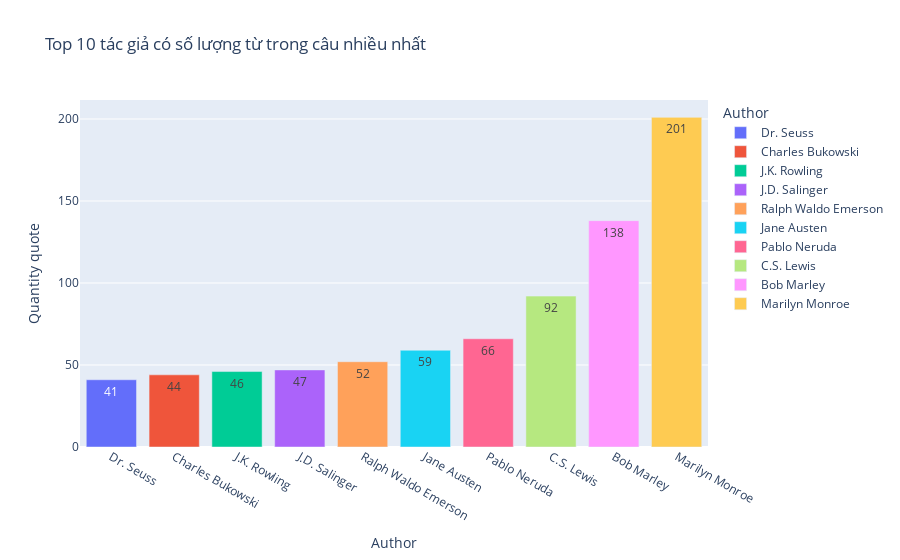

Notebook code cell kept with this figure:
### Code cell
px.bar(
    quotes.tail(10),
    x= 'Author',
    y= 'Quantity quote',
    text_auto='.s',
    color='Author',
    title = 'Top 10 tác giả có số lượng từ trong câu nhiều nhất'
)

### Figure 1 — Plotly figure (JSON) as saved in the notebook; plotly's stock layout.template omitted (floating-point values rounded to 4 significant figures)
{"data": [{"alignmentgroup": "True", "hovertemplate": "Author=%{x}<br>Quantity quote=%{y}<extra></extra>", "legendgroup": "Dr. Seuss", "marker": {"color": "#636efa", "pattern": {"shape": ""}}, "name": "Dr. Seuss", "offsetgroup": "Dr. Seuss", "orientation": "v", "showlegend": true, "textposition": "auto", "texttemplate": "%{y:.s}", "type": "bar", "x": ["Dr. Seuss"], "xaxis": "x", "y": [41], "yaxis": "y"}, {"alignmentgroup": "True", "hovertemplate": "Author=%{x}<br>Quantity quote=%{y}<extra></extra>", "legendgroup": "Charles Bukowski", "marker": {"color": "#EF553B", "pattern": {"shape": ""}}, "name": "Charles Bukowski", "offsetgroup": "Charles Bukowski", "orientation": "v", "showlegend": true, "textposition": "auto", "texttemplate": "%{y:.s}", "type": "bar", "x": ["Charles Bukowski"], "xaxis": "x", "y": [44], "yaxis": "y"}, {"alignmentgroup": "True", "hovertemplate": "Author=%{x}<br>Quantity quote=%{y}<extra></extra>", "legendgroup": "J.K. Rowling", "marker": {"color": "#00cc96", "pattern": {"shape": ""}}, "name": "J.K. Rowling", "offsetgroup": "J.K. Rowling", "orientation": "v", "showlegend": true, "textposition": "auto", "texttemplate": "%{y:.s}", "type": "bar", "x": ["J.K. Rowling"], "xaxis": "x", "y": [46], "yaxis": "y"}, {"alignmentgroup": "True", "hovertemplate": "Author=%{x}<br>Quantity quote=%{y}<extra></extra>", "legendgroup": "J.D. Salinger", "marker": {"color": "#ab63fa", "pattern": {"shape": ""}}, "name": "J.D. Salinger", "offsetgroup": "J.D. Salinger", "orientation": "v", "showlegend": true, "textposition": "auto", "texttemplate": "%{y:.s}", "type": "bar", "x": ["J.D. Salinger"], "xaxis": "x", "y": [47], "yaxis": "y"}, {"alignmentgroup": "True", "hovertemplate": "Author=%{x}<br>Quantity quote=%{y}<extra></extra>", "legendgroup": "Ralph Waldo Emerson", "marker": {"color": "#FFA15A", "pattern": {"shape": ""}}, "name": "Ralph Waldo Emerson", "offsetgroup": "Ralph Waldo Emerson", "orientation": "v", "showlegend": true, "textposition": "auto", "texttemplate": "%{y:.s}", "type": "bar", "x": ["Ralph Waldo Emerson"], "xaxis": "x", "y": [52], "yaxis": "y"}, {"alignmentgroup": "True", "hovertemplate": "Author=%{x}<br>Quantity quote=%{y}<extra></extra>", "legendgroup": "Jane Austen", "marker": {"color": "#19d3f3", "pattern": {"shape": ""}}, "name": "Jane Austen", "offsetgroup": "Jane Austen", "orientation": "v", "showlegend": true, "textposition": "auto", "texttemplate": "%{y:.s}", "type": "bar", "x": ["Jane Austen"], "xaxis": "x", "y": [59], "yaxis": "y"}, {"alignmentgroup": "True", "hovertemplate": "Author=%{x}<br>Quantity quote=%{y}<extra></extra>", "legendgroup": "Pablo Neruda", "marker": {"color": "#FF6692", "pattern": {"shape": ""}}, "name": "Pablo Neruda", "offsetgroup": "Pablo Neruda", "orientation": "v", "showlegend": true, "textposition": "auto", "texttemplate": "%{y:.s}", "type": "bar", "x": ["Pablo Neruda"], "xaxis": "x", "y": [66], "yaxis": "y"}, {"alignmentgroup": "True", "hovertemplate": "Author=%{x}<br>Quantity quote=%{y}<extra></extra>", "legendgroup": "C.S. Lewis", "marker": {"color": "#B6E880", "pattern": {"shape": ""}}, "name": "C.S. Lewis", "offsetgroup": "C.S. Lewis", "orientation": "v", "showlegend": true, "textposition": "auto", "texttemplate": "%{y:.s}", "type": "bar", "x": ["C.S. Lewis"], "xaxis": "x", "y": [92], "yaxis": "y"}, {"alignmentgroup": "True", "hovertemplate": "Author=%{x}<br>Quantity quote=%{y}<extra></extra>", "legendgroup": "Bob Marley", "marker": {"color": "#FF97FF", "pattern": {"shape": ""}}, "name": "Bob Marley", "offsetgroup": "Bob Marley", "orientation": "v", "showlegend": true, "textposition": "auto", "texttemplate": "%{y:.s}", "type": "bar", "x": ["Bob Marley"], "xaxis": "x", "y": [138], "yaxis": "y"}, {"alignmentgroup": "True", "hovertemplate": "Author=%{x}<br>Quantity quote=%{y}<extra></extra>", "legendgroup": "Marilyn Monroe", "marker": {"color": "#FECB52", "pattern": {"shape": ""}}, "name": "Marilyn Monroe", "offsetgroup": "Marilyn Monroe", "orientation": "v", "showlegend": true, "textposition": "auto", "texttemplate": "%{y:.s}", "type": "bar", "x": ["Marilyn Monroe"], "xaxis": "x", "y": [201], "yaxis": "y"}], "layout": {"barmode": "relative", "legend": {"title": {"text": "Author"}, "tracegroupgap": 0}, "title": {"text": "Top 10 tác giả có số lượng từ trong câu nhiều nhất"}, "xaxis": {"anchor": "y", "categoryarray": ["Dr. Seuss", "Charles Bukowski", "J.K. Rowling", "J.D. Salinger", "Ralph Waldo Emerson", "Jane Austen", "Pablo Neruda", "C.S. Lewis", "Bob Marley", "Marilyn Monroe"], "categoryorder": "array", "domain": [0, 1], "title": {"text": "Author"}}, "yaxis": {"anchor": "x", "domain": [0, 1], "title": {"text": "Quantity quote"}}}}
